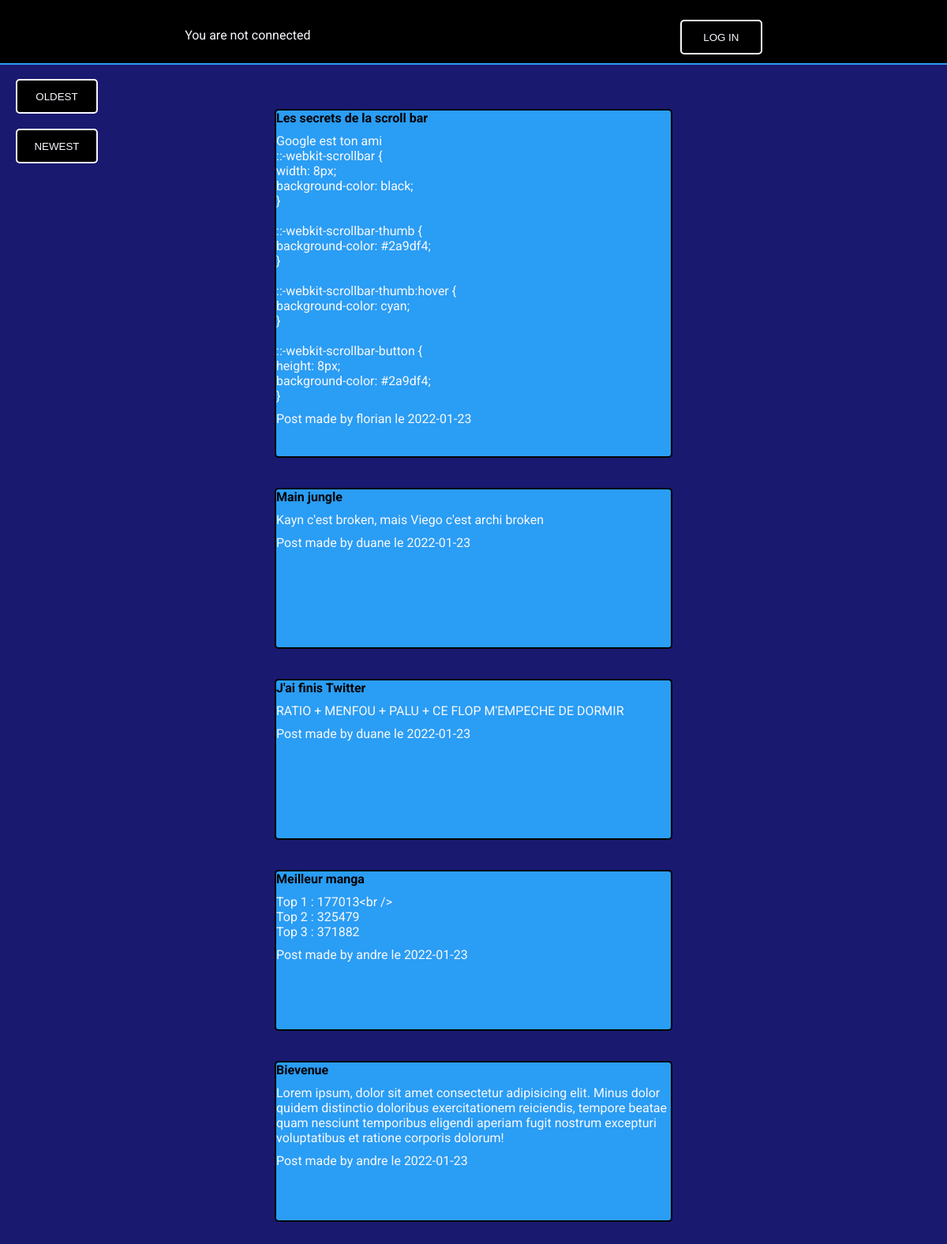
The page / on the database its author committed.
### tables this page shows
CREATE TABLE `articles` (
  `Id` int(11) NOT NULL,
  `Title` varchar(255) NOT NULL,
  `Description` text NOT NULL,
  `CreationDate` date NOT NULL,
  `Creator` text DEFAULT NULL,
  `CreatorId` int(11) DEFAULT NULL
);

### index.php (the view, shortened to what this page needs)
<?php
include("espaceClient/header.php");
?>
<!DOCTYPE html>
<html lang="en">
<head>
    <link rel="stylesheet" type="text/css" href="./css/ban.css"/>
</head>
<body>
    <section>
        <section class="autre">
            <br>
            <br>
            <section class="button">
                <form method="post" action="?" autocomplete="off">
                <button name="croissant" type="submit">OLDEST</button>
                </form>
                <br>
                <form method="post" action="" autocomplete="off">
                <button name="decroissant" type="submit">NEWEST</button>
                </form>
                <br>
            </section>
            <?php
            $bdd = new PDO('mysql:host=localhost;dbname=php_exam_db;', 'root', '');
            $recupArticles = $bdd->query("SELECT * FROM articles ORDER BY Id DESC");
            $role = '';
            if(isset($role)) {
                if($id == 1) {
                    while($article = $recupArticles->fetch()){
                    ?>
                    <section class="article"">
                        <h2><?= $article['Title']; ?></h2>
                        <p><?= $article['Description']; ?></p>
                        <p>Post made by <?= $article['Creator']; ?> le <?= $article['CreationDate']; ?> </p>
                        <a href="./espaceClient/suppArticle.php?Id=<?= $article['Id'];?>">
                                <button>DELETE</button>
                        </a>
                        <br />
                        <br />
                    </section>
                    <br />
                    <br />
                    <?php
                    }
                } else {
                    while($article = $recupArticles->fetch()){
                        ?>
                            <section class="article">
                                <h1><?= $article['Title']; ?></h1>
                                <p><?= $article['Description']; ?></p>
                                <p>Post made by <?= $article['Creator']; ?> le <?= $article['CreationDate']; ?> </p>
                                <br />
                                <br />
                            </section>
                            <br />
                            <br />
                            <?php
                        }
                }
            }
            ?>
        </section>
    </section>
</body>
</html>

### espaceClient/header.php (shortened to what this page needs)
<!DOCTYPE html>
<html lang="en">
<head>
</head>
<body>
<div>
<?php
    $id = '';
    if(isset($_SESSION["id"])) {
      $id = $_SESSION["id"];
      if($id == 1) {
      ?>
      <ul>
      <li><a href="./index.php">HOME</a></li>
        <li><a href="./espaceClient/article.php">ARTICLE</a></li>
        <li><a href="./espaceClient/accounts.php">ACCOUNT</a></li>
        <li><a href="./espaceClient/post.php">POST</a></li>
        <li><a href="./espaceClient/ban.php">BAN</a></li>
        <form  method="post"  action="?" autocomplete="off">
            <button name ="logout" class="LOG OUT">LOG OUT</button>
        </form>
      </ul>
      <?php
      } else {
        ?>
        <ul>
        <li><a href="./index.php">Home</a></li>
        <li><a href="./espaceClient/article.php">Mes articles</a></li>
        <li><a href="./espaceClient/accounts.php">Mon compte</a></li>
        <li><a href="./espaceClient/post.php">Poster</a></li>
        <form  method="post"  action="?" autocomplete="off">
            <button name ="logout" class="LOG OUT">LOG OUT</button>
        </form>
      </ul>
      <?php
      }
    } else {
      ?>
      <ul>
        <p>You are not connected</p>
        <button><a href='espaceClient/inscription.php'>LOG IN</a></button>
      </ul>
      <?php
    }
  ?>
</div>
  </body>
  </html>

### css/ban.css (style rules this page uses)
body, html { overflow-x: hidden; }
* { padding: 0; margin: 0; box-sizing: unset; }
body { background-color:midnightblue; overflow: hidden; font-family: 'Roboto', sans-serif; }
section { width: 100vw; min-height: 80%; }
.article { min-height: 200px; width: 500px; border: solid black 2px; border-radius: 5px; background-color: #2a9df4 ; }
.autre { margin-top: 100px; display: flex; flex-direction: column; justify-content: space-between; align-items: center; }
.button { position: absolute; width: 150px; height: 50px; top: 100px; left: 20px; }

### espaceClient/header.php (style rules this page uses)
body, html { overflow-x: hidden; }
* { padding: 0; margin: 0; box-sizing: unset; }
body { font-family: 'Roboto', sans-serif; }
div { height:80px; width:100%; background-color: black; border-bottom:2px solid #2a9df4; position: absolute; }
ul { list-style-type: none; padding-top: 25px; overflow: hidden; display: flex; justify-content:space-around; }
p { color:ghostwhite; margin-top:10px; }
ul a { color: ghostwhite ; font-style:none; text-decoration:none; }
button { width: 100px; height: 40px; border-radius: 5px; border: solid 2px ghostwhite; background-color:black; color: ghostwhite; transition-duration:200ms ; }

### rows shown on the page
articles: Title "Les secrets de la scroll bar", Description "Google est ton ami ::-webkit-scrollbar { width: 8px; background-color: black; } ::-webkit-scrollbar-thumb { background-color: #2a9df4; } ::-webkit-scrollbar-thumb:hover { background-color: cyan; } ::-webkit-scrollbar-button { height: 8px; background-color: #2a9df4; }", Creator "florian", CreationDate "2022-01-23"
articles: Title "Main jungle", Description "Kayn c'est broken, mais Viego c'est archi broken", Creator "duane", CreationDate "2022-01-23"
articles: Title "J'ai finis Twitter", Description "RATIO + MENFOU + PALU + CE FLOP M'EMPECHE DE DORMIR", Creator "duane", CreationDate "2022-01-23"
articles: Title "Meilleur manga", Description "Top 1 : 177013<br /> Top 2 : 325479 Top 3 : 371882", Creator "andre", CreationDate "2022-01-23"
articles: Title "Bievenue", Description "Lorem ipsum, dolor sit amet consectetur adipisicing elit. Minus dolor quidem distinctio doloribus exercitationem reiciendis, tempore beatae quam nesciunt temporibus eligendi aperiam fugit nostrum excepturi voluptatibus et ratione corporis dolorum!", Creator "andre", CreationDate "2022-01-23"
